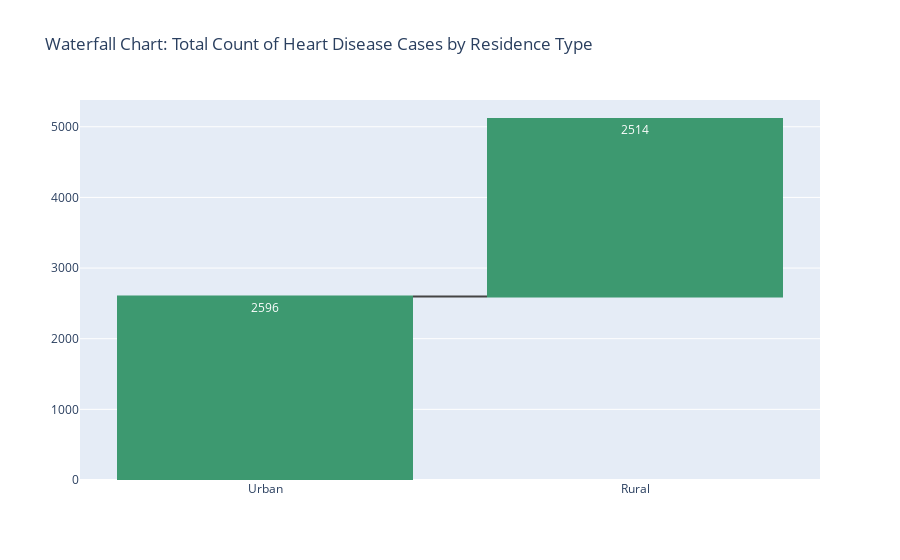

Here is the notebook cell this chart was saved with:
### Code cell
# Waterfall Chart: Total Count of Heart Disease Cases by Residence Type
# The waterfall chart shows that there are slightly more heart disease cases in rural areas (2596) 
# compared to urban areas (2514).

residence_counts = data['Residence_type'].value_counts()
fig = go.Figure(data=[go.Waterfall(name="Waterfall Chart",
                                  x=residence_counts.index,
                                  y=residence_counts.values,
                                  text=residence_counts.values)])
fig.update_layout(title='Waterfall Chart: Total Count of Heart Disease Cases by Residence Type')
fig.show()

### Figure 1 — Plotly figure (JSON) as saved in the notebook; plotly's stock layout.template omitted (floating-point values rounded to 4 significant figures)
{"data": [{"name": "Waterfall Chart", "text": [2596, 2514], "type": "waterfall", "x": ["Urban", "Rural"], "y": [2596, 2514]}], "layout": {"title": {"text": "Waterfall Chart: Total Count of Heart Disease Cases by Residence Type"}}}
